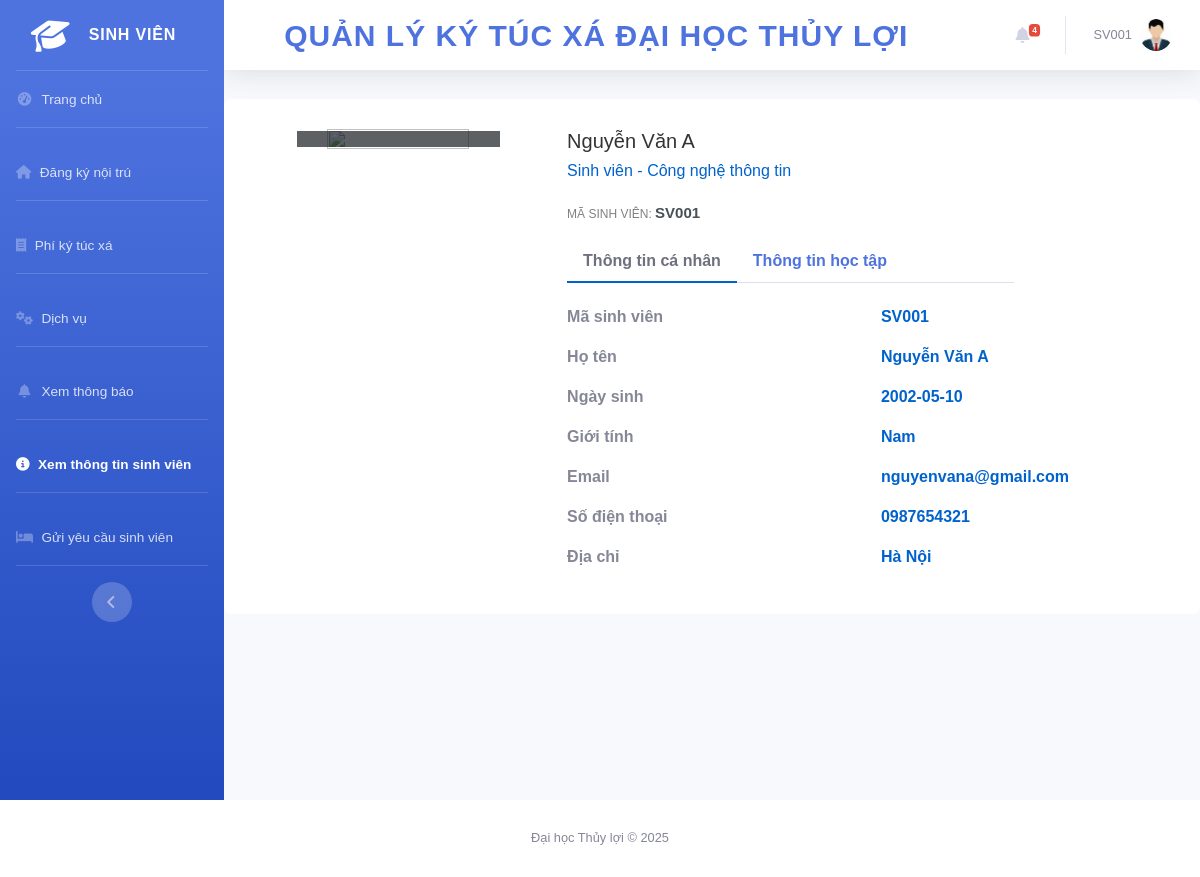
Page /student/view_profile.php (signed in) on the committed database.
### tables this page shows
CREATE TABLE `sinhvien` (
  `masinhvien` varchar(10) NOT NULL,
  `hoten` varchar(100) NOT NULL,
  `ngaysinh` date NOT NULL,
  `gioitinh` enum('Nam','Nữ','Khác') NOT NULL,
  `cccd` varchar(12) NOT NULL,
  `sodienthoai` varchar(15) DEFAULT NULL,
  `email` varchar(100) DEFAULT NULL,
  `diachi` varchar(255) DEFAULT NULL,
  `khoa` varchar(100) DEFAULT NULL,
  `lop` varchar(50) DEFAULT NULL
);

### student/view_profile.php (the view, shortened to what this page needs)
<?php
include '../includes/header.php';
$masinhvien = $_SESSION['user'];
$query = "SELECT * FROM sinhvien WHERE masinhvien = '$masinhvien'";
$result = mysqli_query($con, $query);
$sinhvien = mysqli_fetch_assoc($result);
?>
<?php include 'includes/sidebar.php'; ?>
<div id="content-wrapper" class="d-flex flex-column">
    <div id="content">
        <?php include 'includes/topbar.php'; ?>
        <div class="container emp-profile">
            <form method="post">
                <div class="row">
                    <div class="col-md-4">
                        <div class="profile-img">
                            <img src="https://encrypted-tbn0.gstatic.com/images?q=tbn:ANd9GcS52y5aInsxSm31CvHOFHWujqUx_wWTS9iM6s7BAm21oEN_RiGoog" alt=""/>
                            <div class="file btn btn-lg btn-primary">
                            </div>
                        </div>
                    </div>
                    <div class="col-md-6">
                        <div class="profile-head">
                            <h5>
                                <?php echo htmlspecialchars($sinhvien['hoten']); ?>
                            </h5>
                            <h6>
                                Sinh viên - <?php echo htmlspecialchars($sinhvien['khoa']); ?>
                            </h6>
                            <p class="proile-rating">MÃ SINH VIÊN: <span><?php echo htmlspecialchars($sinhvien['masinhvien']); ?></span></p>
                            <ul class="nav nav-tabs" id="myTab" role="tablist">
                                <li class="nav-item">
                                    <a class="nav-link active" id="home-tab" data-toggle="tab" href="#home" role="tab" aria-controls="home" aria-selected="true">Thông tin cá nhân</a>
                                </li>
                                <li class="nav-item">
                                    <a class="nav-link" id="profile-tab" data-toggle="tab" href="#profile" role="tab" aria-controls="profile" aria-selected="false">Thông tin học tập</a>
                                </li>
                            </ul>
                        </div>
                    </div>
                </div>
                <div class="row">
                    <div class="col-md-4">
                        <div class="profile-work">
                        </div>
                    </div>
                    <div class="col-md-8">
                        <div class="tab-content profile-tab" id="myTabContent">
                            <div class="tab-pane fade show active" id="home" role="tabpanel" aria-labelledby="home-tab">
                                <div class="row">
                                    <div class="col-md-6">
                                        <label>Mã sinh viên</label>
                                    </div>
                                    <div class="col-md-6">
                                        <p><?php echo htmlspecialchars($sinhvien['masinhvien']); ?></p>
                                    </div>
                                </div>
                                <div class="row">
                                    <div class="col-md-6">
                                        <label>Họ tên</label>
                                    </div>
                                    <div class="col-md-6">
                                        <p><?php echo htmlspecialchars($sinhvien['hoten']); ?></p>
                                    </div>
                                </div>
                                <div class="row">
                                    <div class="col-md-6">
                                        <label>Ngày sinh</label>
                                    </div>
                                    <div class="col-md-6">
                                        <p><?php echo htmlspecialchars($sinhvien['ngaysinh']); ?></p>
                                    </div>
                                </div>
                                <div class="row">
                                    <div class="col-md-6">
                                        <label>Giới tính</label>
                                    </div>
                                    <div class="col-md-6">
                                        <p><?php echo htmlspecialchars($sinhvien['gioitinh']); ?></p>
                                    </div>
                                </div>
                                <div class="row">
                                    <div class="col-md-6">
                                        <label>Email</label>
                                    </div>
                                    <div class="col-md-6">
                                        <p><?php echo htmlspecialchars($sinhvien['email']); ?></p>
                                    </div>
                                </div>
                                <div class="row">
                                    <div class="col-md-6">
                                        <label>Số điện thoại</label>
                                    </div>
                                    <div class="col-md-6">
                                        <p><?php echo htmlspecialchars($sinhvien['sodienthoai']); ?></p>
                                    </div>
                                </div>
                                <div class="row">
                                    <div class="col-md-6">
                                        <label>Địa chỉ</label>
                                    </div>
                                    <div class="col-md-6">
                                        <p><?php echo htmlspecialchars($sinhvien['diachi']); ?></p>
                                    </div>
                                </div>
                            </div>
                        </div>
                    </div>
                </div>
            </form>
        </div>
    </div>
</div>
<?php include '../includes/footer.php'; ?>

### css/style.css (style rules this page uses)
.emp-profile { padding: 3%; margin-top: 3%; margin-bottom: 3%; border-radius: 0.5rem; background: #fff; }
.profile-img { text-align: center; }
.profile-img img { width: 70%; height: 100%; }
.profile-img .file { position: relative; overflow: hidden; margin-top: -20%; width: 70%; border: none; border-radius: 0; font-size: 15px; background: #212529b8; }
.profile-head h5 { color: #333; }
.profile-head h6 { color: #0062cc; }
.proile-rating { font-size: 12px; color: #818182; margin-top: 5%; }
.proile-rating span { color: #495057; font-size: 15px; font-weight: 600; }
.profile-head .nav-tabs { margin-bottom: 5%; }
.profile-head .nav-tabs .nav-link { font-weight: 600; border: none; }
.profile-head .nav-tabs .nav-link.active { border: none; border-bottom: 2px solid #0062cc; }
.profile-work { padding: 14%; margin-top: -15%; }
.profile-tab label { font-weight: 600; }
.profile-tab p { font-weight: 600; color: #0062cc; }
body { background-color: #f8f9fc; font-family: 'Arial', sans-serif; }

### rows in the picture
sinhvien: hoten "Nguyễn Văn A", khoa "Công nghệ thông tin", masinhvien "SV001", ngaysinh "2002-05-10", gioitinh "Nam", email "nguyenvana@gmail.com", sodienthoai "0987654321", diachi "Hà Nội"

### other values in the picture
$unread "4"
$_SESSION['user'] "SV001"
